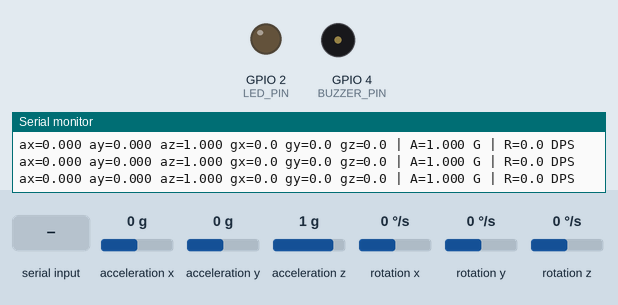
A sketch run on a simulated ESP32. Shown: output pins drawn as LEDs (lit = HIGH), buzzer (waves = sounding, pin HIGH), the last lines printed to the serial monitor. Wiring (inferred from the names in the program): MPU-6050 motion sensor at I2C address 0x68. Dashed ring = blinking. Inputs (shaded band) come from the test bench; at power-on: acceleration x 0 g, acceleration y 0 g, acceleration z 1 g, rotation x 0 °/s, rotation y 0 °/s, rotation z 0 °/s.

Above: at 2.8 s.
2.9 s: "test\n" received over Serial
At 3.05 s:
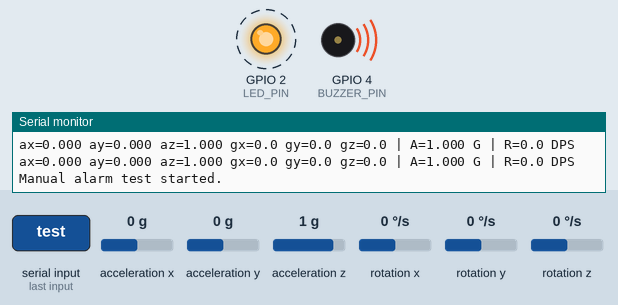
5.9 s: "alarm\n" received over Serial
At 7.1 s:
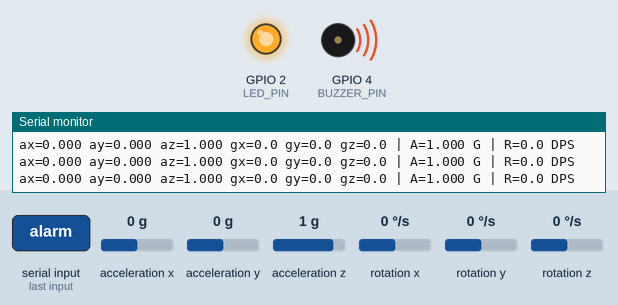
7.4 s: "reset\n" received over Serial
At 8.1 s:
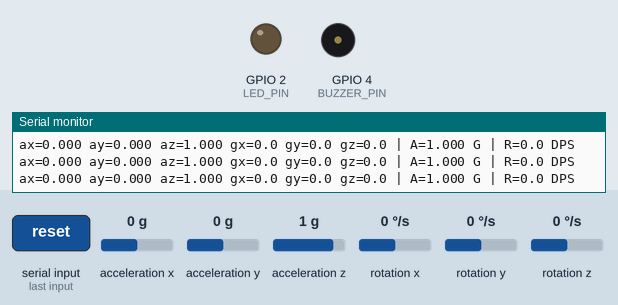
8.9 s: "a\n" received over Serial
At 9.4 s:
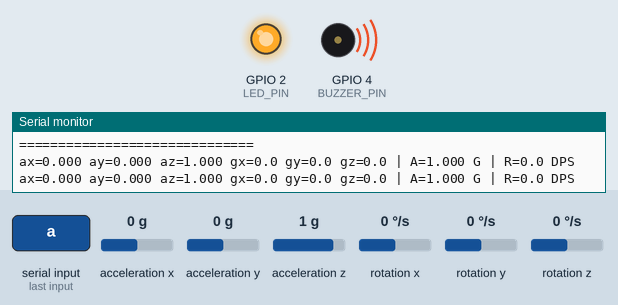
Timing chart, 0 to 13.4 s (numbered marks = the images above; inputs shaded):
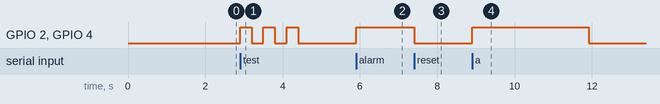

Measured:
- after the input at 2.9 s, GPIO 2 (LED_PIN), GPIO 4 (BUZZER_PIN): alternates HIGH for 0.30 s and LOW for 0.30 s, 6 changes in all, then stays LOW, starting at once
- after the input at 5.9 s, GPIO 2 (LED_PIN), GPIO 4 (BUZZER_PIN): LOW → HIGH at once
- after the input at 7.4 s, GPIO 2 (LED_PIN), GPIO 4 (BUZZER_PIN): HIGH → LOW at once
- after the input at 8.9 s, GPIO 2 (LED_PIN), GPIO 4 (BUZZER_PIN): LOW → HIGH at once, → LOW 3.0 s later

The sketch:

esp32_fall_detector_demo_final.ino
```cpp
#include <Arduino.h>
#include <Wire.h>
#include <math.h>

// AI-free physical demonstration firmware
// DEMO_MODE = 1: easy, safe presentation gesture
// DEMO_MODE = 0: stricter free-fall + impact logic

#define DEMO_MODE 1

const uint8_t MPU6050_ADDR = 0x68;

const int SDA_PIN = 21;
const int SCL_PIN = 22;
const int BUZZER_PIN = 4;
const int LED_PIN = 2;

const float FREEFALL_THRESHOLD_G = 0.65f;
const float IMPACT_THRESHOLD_G = 2.50f;
const float ROTATION_THRESHOLD_DPS = 250.0f;

// Safe presentation gesture thresholds
const float DEMO_TILT_THRESHOLD_G = 0.70f;
const unsigned long DEMO_HOLD_MS = 500;
const unsigned long SERIAL_PRINT_INTERVAL_MS = 250;

const unsigned long SAMPLE_INTERVAL_MS = 20;
const unsigned long ALARM_DURATION_MS = 3000;
const unsigned long ALARM_COOLDOWN_MS = 5000;
const unsigned long FALL_CONFIRM_WINDOW_MS = 1500;

unsigned long last_sample_time = 0;
unsigned long alarm_start_time = 0;
unsigned long last_alarm_time = 0;
unsigned long motion_start_time = 0;
unsigned long last_print_time = 0;

bool sensor_ready = false;
bool alarm_active = false;
bool motion_candidate = false;
bool freefall_detected = false;

void write_register(uint8_t reg, uint8_t value) {
  Wire.beginTransmission(MPU6050_ADDR);
  Wire.write(reg);
  Wire.write(value);
  Wire.endTransmission(true);
}

uint8_t read_register(uint8_t reg) {
  Wire.beginTransmission(MPU6050_ADDR);
  Wire.write(reg);
  if (Wire.endTransmission(false) != 0) return 0xFF;
  if (Wire.requestFrom(MPU6050_ADDR, (uint8_t)1, (uint8_t)true) != 1) return 0xFF;
  return Wire.read();
}

bool i2c_device_exists(uint8_t address) {
  Wire.beginTransmission(address);
  return Wire.endTransmission() == 0;
}

void scan_i2c_bus() {
  Serial.println("Scanning I2C bus...");
  int found = 0;

  for (uint8_t address = 1; address < 127; address++) {
    if (i2c_device_exists(address)) {
      Serial.print("I2C device found at address: 0x");
      if (address < 16) Serial.print("0");
      Serial.println(address, HEX);
      found++;
    }
  }

  Serial.print("Total I2C devices found: ");
  Serial.println(found);
}

bool initialize_mpu6050() {
  if (!i2c_device_exists(MPU6050_ADDR)) {
    return false;
  }

  Serial.print("WHO_AM_I: 0x");
  uint8_t who = read_register(0x75);
  if (who < 16) Serial.print("0");
  Serial.println(who, HEX);

  // Wake sensor
  write_register(0x6B, 0x00);

  // Accelerometer +/-16G
  write_register(0x1C, 0x18);

  // Gyroscope +/-2000 DPS
  write_register(0x1B, 0x18);

  // Digital low-pass filter
  write_register(0x1A, 0x04);

  // 50 Hz sampling
  write_register(0x19, 19);

  delay(100);
  return true;
}

int16_t read_int16() {
  uint8_t high_byte = Wire.read();
  uint8_t low_byte = Wire.read();
  return (int16_t)((high_byte << 8) | low_byte);
}

bool read_sensor(
  float &ax,
  float &ay,
  float &az,
  float &gx,
  float &gy,
  float &gz
) {
  Wire.beginTransmission(MPU6050_ADDR);
  Wire.write(0x3B);

  if (Wire.endTransmission(false) != 0) return false;
  if (Wire.requestFrom(MPU6050_ADDR, (uint8_t)14, (uint8_t)true) != 14) return false;

  int16_t raw_ax = read_int16();
  int16_t raw_ay = read_int16();
  int16_t raw_az = read_int16();
  int16_t raw_temperature = read_int16();
  int16_t raw_gx = read_int16();
  int16_t raw_gy = read_int16();
  int16_t raw_gz = read_int16();

  (void)raw_temperature;

  // +/-16G = 2048 LSB/G
  ax = (float)raw_ax / 2048.0f;
  ay = (float)raw_ay / 2048.0f;
  az = (float)raw_az / 2048.0f;

  // +/-2000 DPS = 16.4 LSB/DPS
  gx = (float)raw_gx / 16.4f;
  gy = (float)raw_gy / 16.4f;
  gz = (float)raw_gz / 16.4f;

  return true;
}

void start_alarm(const char* reason) {
  if (alarm_active) return;

  alarm_active = true;
  alarm_start_time = millis();
  last_alarm_time = alarm_start_time;

  digitalWrite(LED_PIN, HIGH);
  digitalWrite(BUZZER_PIN, HIGH);

  Serial.println();
  Serial.println("==============================");
  Serial.print("FALL ALERT: ");
  Serial.println(reason);
  Serial.println("LED = ON");
  Serial.println("BUZZER = ON");
  Serial.println("==============================");
}

void stop_alarm() {
  alarm_active = false;
  digitalWrite(LED_PIN, LOW);
  digitalWrite(BUZZER_PIN, LOW);
  Serial.println("ALARM: OFF");
}

void manual_alarm_test() {
  Serial.println("Manual alarm test started.");

  for (int i = 0; i < 3; i++) {
    digitalWrite(LED_PIN, HIGH);
    digitalWrite(BUZZER_PIN, HIGH);
    delay(300);
    digitalWrite(LED_PIN, LOW);
    digitalWrite(BUZZER_PIN, LOW);
    delay(300);
  }

  Serial.println("Manual alarm test finished.");
}

void print_help() {
  Serial.println();
  Serial.println("Commands:");
  Serial.println("  test   = LED/buzzer test");
  Serial.println("  alarm  = force alarm ON");
  Serial.println("  off    = turn alarm OFF");
  Serial.println("  status = show status");
  Serial.println("  reset  = reset detector state");
  Serial.println("  help   = show commands");
  Serial.println();
}

void handle_serial_commands() {
  if (!Serial.available()) return;

  String command = Serial.readStringUntil('\n');
  command.trim();
  command.toLowerCase();

  if (command == "test" || command == "t") {
    manual_alarm_test();
  }
  else if (command == "alarm" || command == "a") {
    start_alarm("SERIAL MANUAL ALARM");
  }
  else if (command == "off" || command == "o") {
    stop_alarm();
  }
  else if (command == "reset" || command == "r") {
    motion_candidate = false;
    freefall_detected = false;
    stop_alarm();
    Serial.println("Detector reset.");
  }
  else if (command == "status" || command == "s") {
    Serial.print("Sensor ready: ");
    Serial.println(sensor_ready ? "YES" : "NO");
    Serial.print("Alarm active: ");
    Serial.println(alarm_active ? "YES" : "NO");
#if DEMO_MODE
    Serial.println("Mode: SAFE DEMONSTRATION MODE");
#else
    Serial.println("Mode: STRICT FALL-LIKE MODE");
#endif
  }
  else if (command == "help" || command == "h") {
    print_help();
  }
}

void setup() {
  Serial.begin(115200);
  Serial.setTimeout(100);
  delay(1500);

  pinMode(BUZZER_PIN, OUTPUT);
  pinMode(LED_PIN, OUTPUT);
  digitalWrite(BUZZER_PIN, LOW);
  digitalWrite(LED_PIN, LOW);

  Serial.println();
  Serial.println("==============================");
  Serial.println("RULE-BASED FALL DETECTOR");
  Serial.println("AI MODEL: DISABLED");
  Serial.println("==============================");

  Wire.begin(SDA_PIN, SCL_PIN);
  Wire.setClock(400000);

  Serial.println("SDA: GPIO 21");
  Serial.println("SCL: GPIO 22");
  Serial.println("MPU6050 address: 0x68");

  scan_i2c_bus();

  if (!initialize_mpu6050()) {
    Serial.println("ERROR: MPU6050 initialization failed");

    while (true) {
      digitalWrite(LED_PIN, HIGH);
      delay(250);
      digitalWrite(LED_PIN, LOW);
      delay(250);
    }
  }

  sensor_ready = true;

  Serial.println("MPU6050 READY");
#if DEMO_MODE
  Serial.println("Mode: SAFE DEMONSTRATION MODE");
  Serial.println("Tilt the board about 90 degrees and hold for 1 second.");
#else
  Serial.println("Mode: STRICT FALL-LIKE MODE");
  Serial.println("Free-fall followed by impact/rotation is required.");
#endif
  Serial.println("System ready.");

  print_help();
}

void loop() {
  handle_serial_commands();

  if (!sensor_ready) {
    delay(1000);
    return;
  }

  unsigned long now = millis();

  if (now - last_sample_time < SAMPLE_INTERVAL_MS) {
    return;
  }

  last_sample_time = now;

  float ax, ay, az, gx, gy, gz;

  if (!read_sensor(ax, ay, az, gx, gy, gz)) {
    Serial.println("ERROR: MPU6050 read failed");
    return;
  }

  float acceleration_magnitude = sqrt(
    ax * ax +
    ay * ay +
    az * az
  );

  float rotation_magnitude = sqrt(
    gx * gx +
    gy * gy +
    gz * gz
  );

  if (now - last_print_time >= SERIAL_PRINT_INTERVAL_MS) {
    last_print_time = now;

    Serial.print("ax=");
    Serial.print(ax, 3);
    Serial.print(" ay=");
    Serial.print(ay, 3);
    Serial.print(" az=");
    Serial.print(az, 3);
    Serial.print(" gx=");
    Serial.print(gx, 1);
    Serial.print(" gy=");
    Serial.print(gy, 1);
    Serial.print(" gz=");
    Serial.print(gz, 1);
    Serial.print(" | A=");
    Serial.print(acceleration_magnitude, 3);
    Serial.print(" G | R=");
    Serial.print(rotation_magnitude, 1);
    Serial.println(" DPS");
  }

#if DEMO_MODE
  // Demo trigger: enter the tilt zone once; no hold is required.
  bool tilted =
    (fabs(ax) >= DEMO_TILT_THRESHOLD_G && fabs(az) <= 0.75f) ||
    (fabs(ay) >= DEMO_TILT_THRESHOLD_G && fabs(az) <= 0.75f);

  // Arm again only after returning to the normal flat position.
  if (!tilted) {
    motion_candidate = false;
  }

  // Trigger immediately when entering the tilt zone.
  if (
    tilted &&
    !motion_candidate &&
    !alarm_active &&
    now - last_alarm_time >= ALARM_COOLDOWN_MS
  ) {
    motion_candidate = true;
    Serial.println("DEMO TILT DETECTED");
    start_alarm("SAFE DEMO: TILT DETECTED");
  }
#else
  // Strict rule-based mode:
  // free-fall/unloading followed by impact or fast rotation.
  if (acceleration_magnitude <= FREEFALL_THRESHOLD_G) {
    if (!freefall_detected) {
      freefall_detected = true;
      freefall_start_time = now;
      Serial.println("Possible free-fall detected...");
    }
  }

  if (freefall_detected) {
    unsigned long elapsed = now - freefall_start_time;

    bool impact_detected =
      acceleration_magnitude >= IMPACT_THRESHOLD_G;

    bool rotation_detected =
      rotation_magnitude >= ROTATION_THRESHOLD_DPS;

    if (
      elapsed >= FREEFALL_MIN_MS &&
      elapsed <= FALL_CONFIRM_WINDOW_MS &&
      (impact_detected || rotation_detected) &&
      !alarm_active &&
      now - last_alarm_time >= ALARM_COOLDOWN_MS
    ) {
      start_alarm("FREE-FALL + IMPACT/ROTATION CONFIRMED");
      freefall_detected = false;
    }

    if (elapsed > FALL_CONFIRM_WINDOW_MS) {
      freefall_detected = false;
      Serial.println("Fall confirmation window expired.");
    }
  }
#endif

  if (
    alarm_active &&
    now - alarm_start_time >= ALARM_DURATION_MS
  ) {
    stop_alarm();
  }
}
```
